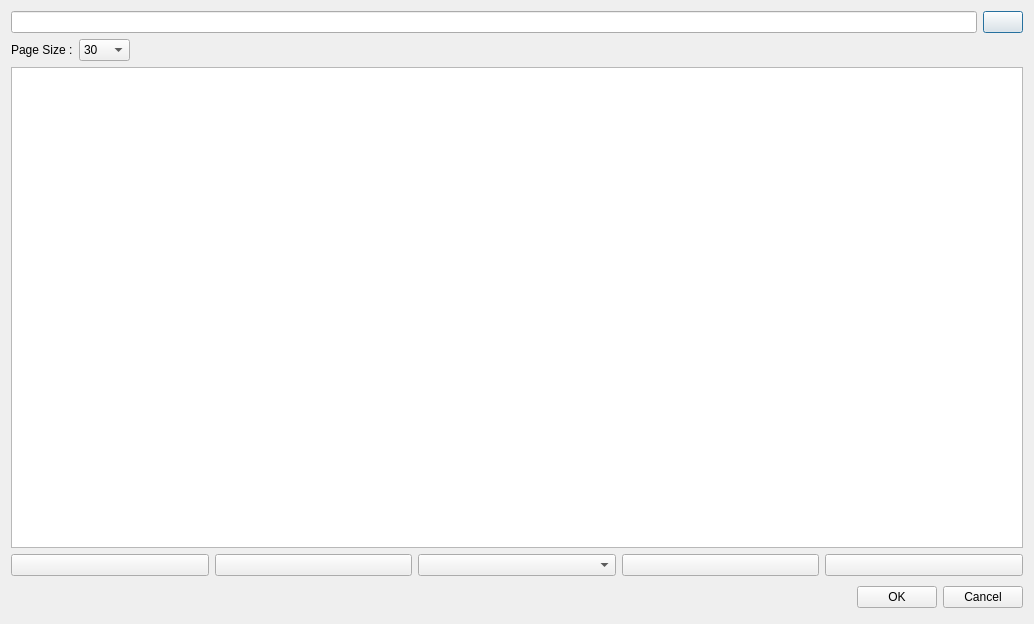
<?xml version="1.0" encoding="UTF-8"?>
<ui version="4.0">
 <class>Dialog</class>
 <widget class="QDialog" name="Dialog">
  <property name="geometry">
   <rect>
    <x>0</x>
    <y>0</y>
    <width>1034</width>
    <height>624</height>
   </rect>
  </property>
  <property name="windowTitle">
   <string>Find the Existed Term</string>
  </property>
  <layout class="QVBoxLayout" name="verticalLayout">
   <item>
    <layout class="QGridLayout" name="gridLayout">
     <item row="1" column="1">
      <widget class="QPushButton" name="findButton">
       <property name="text">
        <string/>
       </property>
       <property name="icon">
        <iconset resource="conexmain.qrc">
         <normaloff>:/conex/Resources/find.png</normaloff>:/conex/Resources/find.png</iconset>
       </property>
       <property name="iconSize">
        <size>
         <width>32</width>
         <height>32</height>
        </size>
       </property>
      </widget>
     </item>
     <item row="1" column="0">
      <widget class="QLineEdit" name="findLineEdit"/>
     </item>
    </layout>
   </item>
   <item>
    <layout class="QHBoxLayout" name="horizontalLayout_5">
     <item>
      <widget class="QLabel" name="label_13">
       <property name="text">
        <string>Page Size :</string>
       </property>
      </widget>
     </item>
     <item>
      <widget class="QComboBox" name="pageSizeComboBox">
       <property name="currentIndex">
        <number>2</number>
       </property>
       <item>
        <property name="text">
         <string>10</string>
        </property>
       </item>
       <item>
        <property name="text">
         <string>20</string>
        </property>
       </item>
       <item>
        <property name="text">
         <string>30</string>
        </property>
       </item>
       <item>
        <property name="text">
         <string>40</string>
        </property>
       </item>
       <item>
        <property name="text">
         <string>50</string>
        </property>
       </item>
       <item>
        <property name="text">
         <string>60</string>
        </property>
       </item>
       <item>
        <property name="text">
         <string>70</string>
        </property>
       </item>
       <item>
        <property name="text">
         <string>80</string>
        </property>
       </item>
       <item>
        <property name="text">
         <string>90</string>
        </property>
       </item>
       <item>
        <property name="text">
         <string>100</string>
        </property>
       </item>
       <item>
        <property name="text">
         <string>150</string>
        </property>
       </item>
       <item>
        <property name="text">
         <string>200</string>
        </property>
       </item>
       <item>
        <property name="text">
         <string>300</string>
        </property>
       </item>
      </widget>
     </item>
     <item>
      <spacer name="horizontalSpacer">
       <property name="orientation">
        <enum>Qt::Horizontal</enum>
       </property>
       <property name="sizeHint" stdset="0">
        <size>
         <width>40</width>
         <height>20</height>
        </size>
       </property>
      </spacer>
     </item>
    </layout>
   </item>
   <item>
    <widget class="QTableView" name="tableView"/>
   </item>
   <item>
    <layout class="QHBoxLayout" name="horizontalLayout_4">
     <item>
      <widget class="QPushButton" name="firstPageButton">
       <property name="toolTip">
        <string>First</string>
       </property>
       <property name="text">
        <string/>
       </property>
       <property name="icon">
        <iconset resource="conexmain.qrc">
         <normaloff>:/conex/Resources/go-first-page.png</normaloff>:/conex/Resources/go-first-page.png</iconset>
       </property>
       <property name="iconSize">
        <size>
         <width>32</width>
         <height>32</height>
        </size>
       </property>
      </widget>
     </item>
     <item>
      <widget class="QPushButton" name="previewButton">
       <property name="toolTip">
        <string>Preview</string>
       </property>
       <property name="text">
        <string/>
       </property>
       <property name="icon">
        <iconset resource="conexmain.qrc">
         <normaloff>:/conex/Resources/go-previous-page.png</normaloff>:/conex/Resources/go-previous-page.png</iconset>
       </property>
       <property name="iconSize">
        <size>
         <width>32</width>
         <height>32</height>
        </size>
       </property>
      </widget>
     </item>
     <item>
      <widget class="QComboBox" name="pageComboBox"/>
     </item>
     <item>
      <widget class="QPushButton" name="nextButton">
       <property name="toolTip">
        <string>Next</string>
       </property>
       <property name="text">
        <string/>
       </property>
       <property name="icon">
        <iconset resource="conexmain.qrc">
         <normaloff>:/conex/Resources/go-next-page.png</normaloff>:/conex/Resources/go-next-page.png</iconset>
       </property>
       <property name="iconSize">
        <size>
         <width>32</width>
         <height>32</height>
        </size>
       </property>
      </widget>
     </item>
     <item>
      <widget class="QPushButton" name="lastButton">
       <property name="toolTip">
        <string>Last</string>
       </property>
       <property name="text">
        <string/>
       </property>
       <property name="icon">
        <iconset resource="conexmain.qrc">
         <normaloff>:/conex/Resources/go-last-page.png</normaloff>:/conex/Resources/go-last-page.png</iconset>
       </property>
       <property name="iconSize">
        <size>
         <width>32</width>
         <height>32</height>
        </size>
       </property>
      </widget>
     </item>
    </layout>
   </item>
   <item>
    <layout class="QHBoxLayout">
     <property name="spacing">
      <number>6</number>
     </property>
     <property name="margin">
      <number>0</number>
     </property>
     <item>
      <spacer>
       <property name="orientation">
        <enum>Qt::Horizontal</enum>
       </property>
       <property name="sizeHint" stdset="0">
        <size>
         <width>131</width>
         <height>31</height>
        </size>
       </property>
      </spacer>
     </item>
     <item>
      <widget class="QPushButton" name="okButton">
       <property name="text">
        <string>OK</string>
       </property>
      </widget>
     </item>
     <item>
      <widget class="QPushButton" name="cancelButton">
       <property name="text">
        <string>Cancel</string>
       </property>
      </widget>
     </item>
    </layout>
   </item>
  </layout>
 </widget>
 <resources>
  <include location="conexmain.qrc"/>
 </resources>
 <connections>
  <connection>
   <sender>okButton</sender>
   <signal>clicked()</signal>
   <receiver>Dialog</receiver>
   <slot>accept()</slot>
   <hints>
    <hint type="sourcelabel">
     <x>278</x>
     <y>253</y>
    </hint>
    <hint type="destinationlabel">
     <x>96</x>
     <y>254</y>
    </hint>
   </hints>
  </connection>
  <connection>
   <sender>cancelButton</sender>
   <signal>clicked()</signal>
   <receiver>Dialog</receiver>
   <slot>reject()</slot>
   <hints>
    <hint type="sourcelabel">
     <x>369</x>
     <y>253</y>
    </hint>
    <hint type="destinationlabel">
     <x>179</x>
     <y>282</y>
    </hint>
   </hints>
  </connection>
 </connections>
</ui>
